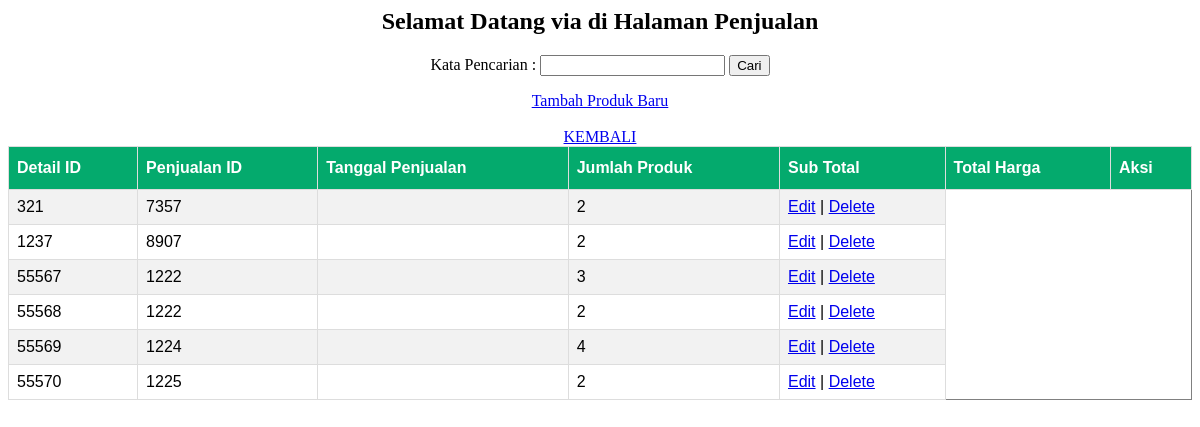
Page /penjualan.php (signed in) on the committed database.
### tables this page shows
CREATE TABLE `detail_penjualan` (
  `DetailID` int(5) NOT NULL,
  `PenjualanID` int(5) NOT NULL,
  `ProdukID` int(5) NOT NULL,
  `JumlahProduk` int(5) NOT NULL,
  `SubTotal` int(10) NOT NULL
);

### penjualan.php (the view, shortened to what this page needs)
<html>
    <head>
    </head>
   <center><body>
    <h2>Selamat Datang <?php echo $_SESSION['username']; ?> di Halaman Penjualan</h2>
    <form method="GET" action="penjualan.php" style="text-align: center;">
		<label>Kata Pencarian : </label>
		<input type="text" name="kata_cari" value="<?php if(isset($_GET['kata_cari'])) { echo $_GET['kata_cari']; } ?>"  />
		<button type="submit">Cari</button>
	</form>
    <a href="tambahproduk.php">Tambah Produk Baru</a><br/><br/>
    <a href="Green/index.php">KEMBALI</a>
        <table id="produk" width='80%' border=1>
            <tr>
                <th>Detail ID</th>
                <th>Penjualan ID</th>
                <th>Tanggal Penjualan</th>
                <th>Jumlah Produk</th>
                <th>Sub Total</th>
                <th>Total Harga</th>
            <th>Aksi</th>
            </tr>
            <?php
			include('koneksi.php');
				if(isset($_GET['kata_cari'])) {
					$kata_cari = $_GET['kata_cari'];
					$query = "SELECT * FROM detail_penjualan WHERE TanggalPenjualan like '%".$kata_cari."%' OR JumlahProduk like '%".$kata_cari."%' ORDER BY DetailID ASC";
				} else {
					$query = "SELECT * FROM detail_penjualan ORDER BY detailID ASC";
				}
				$result = mysqli_query($conn, $query);
				while ($row = mysqli_fetch_assoc($result)) {
			?>
			<tr>
				<td><?php echo $row['DetailID']; ?></td>
				<td><?php echo $row['PenjualanID']; ?></td>
				<td><?php echo $row['TanggalPenjualan']; ?></td>
                <td><?php echo $row['JumlahProduk']; ?></td>
                <td><?php echo "<a href='editproduk.php?ProdukID=$row[ProdukID]'>Edit</a> | <a href='deleteproduk.php?ProdukID=$row[ProdukID]'>Delete</a>"; ?></td>
			</tr>
			<?php
			}
			?>
        </table>
    </body></center>
</html>

### penjualan.php (style rules this page uses)
#produk { font-family: Arial, Helvetica, sans-serif; border-collapse: collapse; width: 100%; }
#produk td, #produk th { border: 1px solid #ddd; padding: 8px; }
#produk tr:nth-child(even) { background-color: #f2f2f2; }
#produk th { padding-top: 12px; padding-bottom: 12px; text-align: left; background-color: #04AA6D; color: white; }

### rows in the picture
detail_penjualan: DetailID "321", PenjualanID "7357", JumlahProduk "2"
detail_penjualan: DetailID "1237", PenjualanID "8907", JumlahProduk "2"
detail_penjualan: DetailID "55567", PenjualanID "1222", JumlahProduk "3"
detail_penjualan: DetailID "55568", PenjualanID "1222", JumlahProduk "2"
detail_penjualan: DetailID "55569", PenjualanID "1224", JumlahProduk "4"
detail_penjualan: DetailID "55570", PenjualanID "1225", JumlahProduk "2"

### other values in the picture
$_SESSION['username'] "via"
